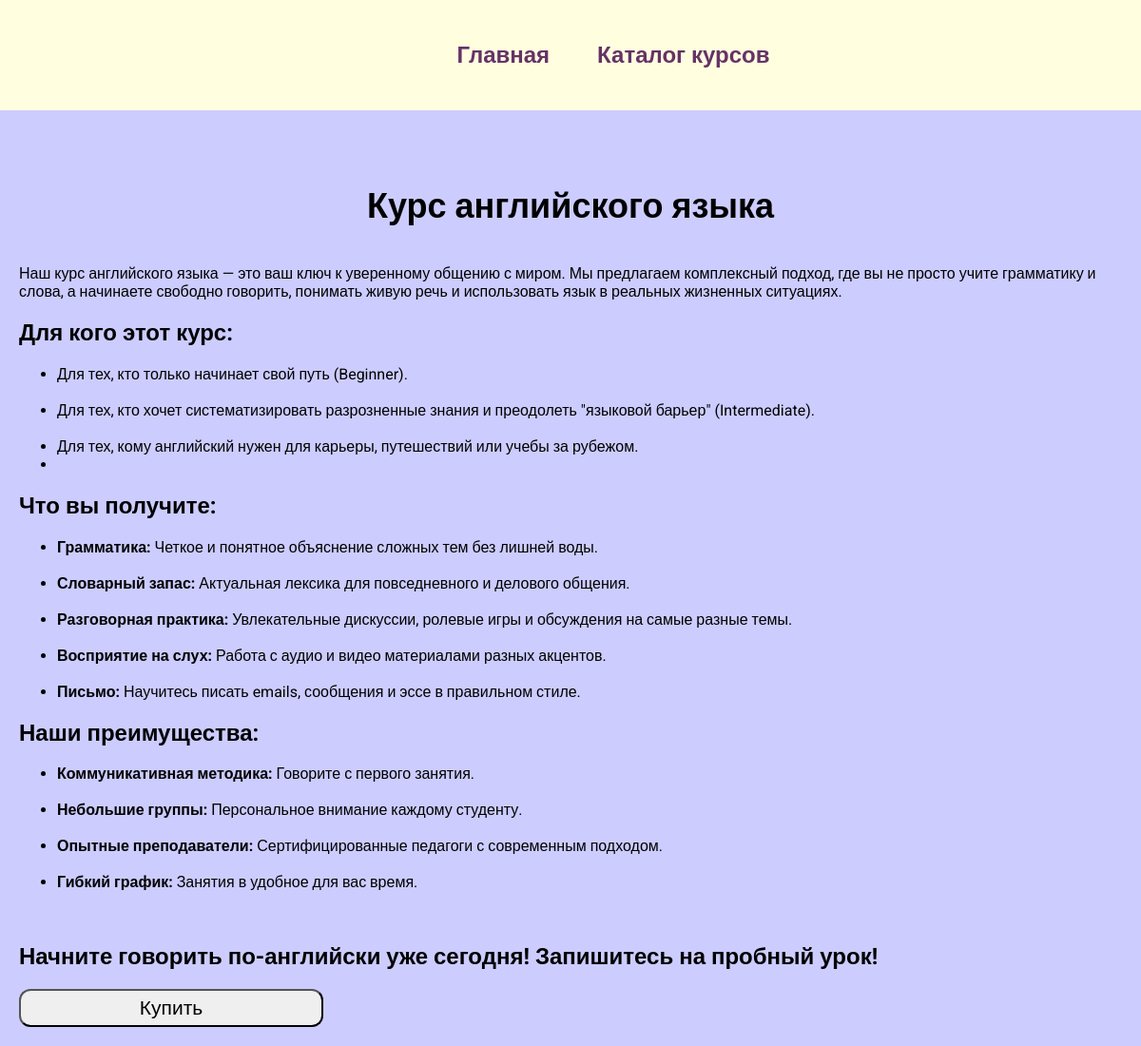
/language/1, run on the app's committed database.
### language/models.py (models this page shows, shortened)
class Language(models.Model):
    title = models.CharField(max_length=200)
    description = models.TextField()
    price = models.CharField(max_length=200)

### language/views.py (the view)
# urls.py: path('<int:language_id>', views.detail, name='detail'),
def detail(request, language_id):
    language = get_object_or_404(Language, pk=language_id)
    return render(request, 'language/details.html', {'language': language})

### language/templates/language/details.html
{% extends 'blogs/base.html' %}
{% block content %}
<div class="detail">
  <h1>{{ language.title }}</h1>
  <p>{{ language.description|safe }}</p>
  <a href=""><button>Купить</button></a>
</div>
{% endblock %}

### blogs/static/css/style.css (style rules this page uses)
body { font-family: "Roboto", sans-serif; padding: 0; margin: 0; background: #CCCCFF; }
.content h1 { text-align: center; margin: 60px 0 40px; font-size: 36px; }
button { width: 320px; height: 40px; border-radius: 12px; justify-content: center; align-items: center; font-size: 21px; }

### data on the page
Language: title "Курс английского языка", description "Наш курс английского языка — это ваш ключ к уверенному общению с миром. Мы предлагаем комплексный подход, где вы не просто учите грамматику и слова, а начинаете свободно говорить, понимать живую речь и использовать язык в реальных жизненных ситуациях. Для кого этот курс: Для тех, кто только начинает свой путь (Beginner). Для тех, кто хочет систематизировать разрозненные знания и преодолеть \"языковой барьер\" (Intermediate). Для тех, кому английский нужен для карьеры, путешествий или учебы за рубежом. Что вы получите: Грамматика: Четкое и понятное объяснение сложных тем без лишней воды. Словарный запас: Актуальная лексика для повседневного и делового общения. Разговорная практика:…"
